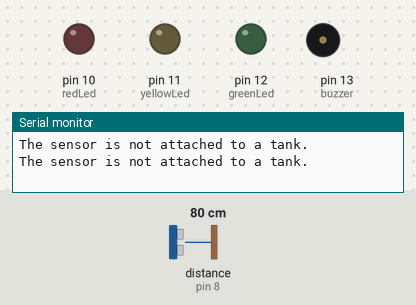
Bench run of a sketch on a simulated Arduino Uno, built with avr-gcc and run on an emulated ATmega328P. Parts: output pins drawn as LEDs (lit = HIGH), buzzer (waves = sounding), the last lines printed to the serial monitor. Wiring (inferred from the names in the program): ultrasonic range finder: trigger pin 7; echo pin 8. The inputs (shaded band) are chosen by the test bench; at power-on: distance to the obstacle (sensor on pin 8) 80 cm. The echo pulse lasts 58.3 µs per cm; pins used as bus, display or sensor lines are not drawn.

Above: at 2.3 s.
2.4 s: distance to the obstacle (sensor on pin 8) set to 12 cm
4.7 s: distance to the obstacle (sensor on pin 8) set to 9 cm
At 8.2 s:
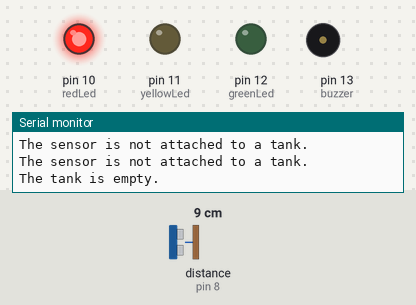
9.7 s: distance to the obstacle (sensor on pin 8) set to 5 cm
At 11.4 s:
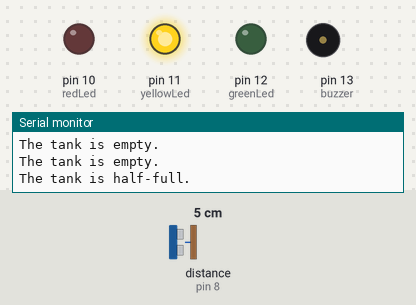
12.0 s: distance to the obstacle (sensor on pin 8) set to 2 cm
At 14.7 s:
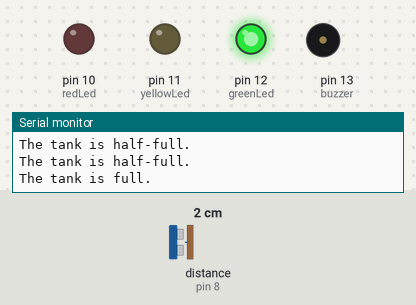
15.0 s: distance to the obstacle (sensor on pin 8) set to 4 cm
At 17.3 s:
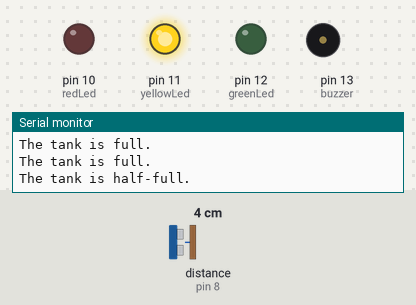
18.0 s: distance to the obstacle (sensor on pin 8) set to 18 cm
At 20.9 s:
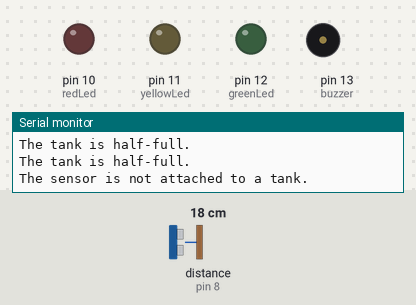
Timing chart, 0 to 22.0 s (numbered marks = the images above; inputs shaded):
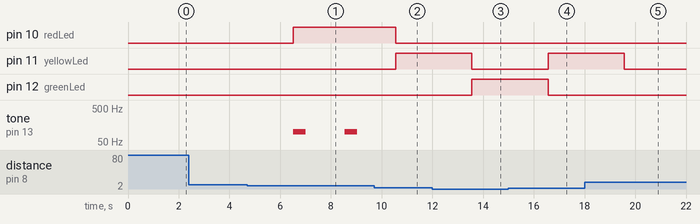

The sketch:

Ultrasonic_Water_Level_Detector_Code.ino
```cpp
#define trigPin 7 //connect trigger pin of ultrasonic sensor to D7 of Arduino
#define echoPin 8 //connect echo pin of ultrasonic sensor to D8 of Arduino
int redLed=10;
int yellowLed=11;
int greenLed=12;
int buzzer=13;
// connect 3 leds and buzzer to digital pins of Arduino.
long duration;
long distance;
// declare variables to hold duration and distance.
void setup() //setup() is used for initialization
{
Serial.begin(9600); //set the baud rate of serial communication to 9600
pinMode(trigPin,OUTPUT); //set trigPin as output pin of Arduino
pinMode(echoPin,INPUT); //set echoPin as output pin of Arduino
pinMode(redLed,OUTPUT);
pinMode(yellowLed,OUTPUT);
pinMode(greenLed,OUTPUT);
pinMode(buzzer,OUTPUT); //set all 3 leds and buzzer as output pins of Arduino
}
void loop(){
digitalWrite(trigPin,LOW); //generate square wave at trigger pin
delayMicroseconds(2);
digitalWrite(trigPin,HIGH);
delayMicroseconds(10);
digitalWrite(trigPin,LOW);
duration=pulseIn(echoPin,HIGH);
distance=340*duration/20000;
// pulseIn is used to Reads a pulse (either HIGH or LOW) on a pin.
//For example, if value is HIGH, pulseIn() waits for the pin to
// go HIGH, starts timing, then waits for the pin to go LOW and stops timing.
//Returns the length of the pulse in microseconds and distance in cm.
delay(500);
if (distance>=0 && distance<3 ){ // Case 1: Tank is full.
digitalWrite(greenLed,HIGH);
digitalWrite(yellowLed,LOW);
digitalWrite(redLed,LOW);
digitalWrite(buzzer,LOW);
Serial.println("The tank is full.");
delay(500);
} else if(distance>=3 && distance<6) { // Case 2: Tank is half-full.
digitalWrite(yellowLed,HIGH);
digitalWrite(greenLed,LOW);
digitalWrite(redLed,LOW);
digitalWrite(buzzer,LOW);
Serial.println("The tank is half-full.");
delay(500);
} else if(distance>=6 && distance<=9) { // Case 3: Tank is empty.
digitalWrite(redLed,HIGH);
digitalWrite(yellowLed,LOW);
digitalWrite(greenLed,LOW);
tone(buzzer,100);
delay(500);
noTone(buzzer);
delay(20);
Serial.println("The tank is empty.");
delay(500);
} else if (distance>10) { // Case 4: The sensor is not attached to a tank.
digitalWrite(redLed,LOW);
digitalWrite(yellowLed,LOW);
digitalWrite(greenLed,LOW);
noTone(buzzer);
Serial.println("The sensor is not attached to a tank.");
delay (500);
}
delay(500);
}
```

Measured:
- the behaviour switches between 11 and 10 cm on distance to the obstacle (sensor on pin 8) (found by bisection; images 0 and 1)
- the behaviour switches between 7 and 6 cm on distance to the obstacle (sensor on pin 8) (found by bisection; images 1 and 2)
- the behaviour switches between 4 and 3 cm on distance to the obstacle (sensor on pin 8) (found by bisection; images 2 and 3)
- after the input at 4.7 s, pin 10 (redLed): LOW → HIGH after 1.8 s; tone on pin 13 (buzzer): alternates 100 Hz for 0.50 s and silent for 1.5 s, starting after 1.8 s
- after the input at 9.7 s, pin 10 (redLed): HIGH → LOW after 0.86 s; pin 11 (yellowLed): LOW → HIGH after 0.86 s; tone on pin 13 (buzzer): stays silent (without the input it goes to 100 Hz after 0.86 s)
- after the input at 12.0 s, pin 11 (yellowLed): HIGH → LOW after 1.6 s; pin 12 (greenLed): LOW → HIGH after 1.6 s
- after the input at 15.0 s, pin 11 (yellowLed): LOW → HIGH after 1.6 s; pin 12 (greenLed): HIGH → LOW after 1.6 s
- after the input at 18.0 s, pin 11 (yellowLed): HIGH → LOW after 1.6 s
